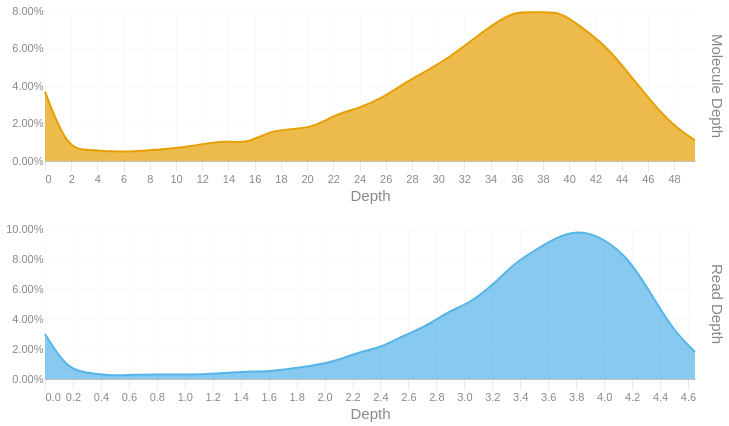

Notebook code for this chart:
### Code cell
readdep = depth_hist(tb['Read Depth'], q99, 3)
readdep = readdep.with_columns(pl.lit('Read Depth').alias('Metric'))
if not SKIPLR:
    moldep = depth_hist(tb['Molecule Depth'], mol_q99, 1)
    moldep = moldep.with_columns(pl.lit('Molecule Depth').alias('Metric'))
    _hist = pl.concat([readdep, moldep])
    _hist = _hist.filter(pl.col('Proportion') != 0)
    with SafeRender(_hist):
        (
            alt.Chart(_hist)        
            .mark_area(interpolate = "basis")
            .encode(
                x=alt.X('Bin:Q').scale(domainMin=0).axis(alt.Axis(title='Depth')),
                y = alt.Y('Proportion:Q', title = None).axis(format = '.2%'),
                color = alt.Color('Metric:N').legend(None),
                row = alt.Row("Metric:N").header(title = None, labelOrient = 'right'),
                tooltip = [
                    alt.Tooltip("Metric:N", title = "Metric"),
                    alt.Tooltip('Interval:N', title = "Depth Interval"),
                    alt.Tooltip('Proportion:Q', title = "% Alignments").format('.2%')
                ]
            )
            .resolve_scale(x='independent', y='independent')
            .properties(
                height = 150, width = 650,
                usermeta={'embedOptions': {'downloadFileName': f'{samplename}.depth.hist'}}
            )
        ).display()
else:
    readdep = readdep.filter(pl.col('Proportion') != 0)
    with SafeRender(readdep):
        (
            alt.Chart(readdep)        
            .mark_area(interpolate = "basis")
            .encode(
                x=alt.X('Bin:Q').scale(domainMin=0).axis(alt.Axis(title='Depth')),
                y = alt.Y('Proportion:Q', title = None).axis(format = '.2%'),
                tooltip = [
                    alt.Tooltip('Interval:N', title = "Depth Interval"),
                    alt.Tooltip('Proportion:Q', title = "% Alignments").format('.2%')
                ]
            )
            .properties(
                usermeta={'embedOptions': {'downloadFileName': f'{samplename}.depth.hist'}}
            )
        ).display()

### Figure 1 — Vega-Lite specification as saved in the notebook (floating-point values rounded to 4 significant figures)
{"width": 650, "height": 150, "config": {"title": {"anchor": "start", "dy": -15, "fontSize": 18, "color": "#888888", "subtitleColor": "#888888", "subtitleFontSize": 14}, "arc": {"fill": "#0072B2"}, "axis": {"domainColor": "#888888", "domainWidth": 0.5, "gridWidth": 0.2, "grid": false, "titleFontWeight": 400, "titleFontSize": 15, "labelFontSize": 11, "labelColor": "#888888", "tickColor": "#888888", "tickWidth": 0.2, "titleColor": "#888888"}, "axisBand": {"grid": false}, "axisX": {"grid": true, "tickSize": 10, "domainCap": "round"}, "axisY": {"domain": false, "grid": true, "tickSize": 0, "domainCap": "round"}, "background": "transparent", "header": {"labelFontSize": 15, "labelColor": "#888888", "titleFontSize": 15, "titleFontWeight": 600, "titleColor": "#888888"}, "legend": {"labelFont": "sans-serif", "labelFontSize": 12, "labelColor": "#888888", "symbolSize": 100, "symbolType": "circle", "titleFontSize": 12, "titlePadding": 10, "titleColor": "#888888", "title": null}, "range": {"category": ["#E69F00", "#56B4E9", "#009E73", "#F0E442", "#0072B2", "#D55E00", "#CC79A7", "#000000"], "diverging": ["#cfe8f3", "#a2d4ec", "#73bfe2", "#46abdb", "#1696d2", "#12719e"]}, "area": {"fill": "#0072B2", "fillOpacity": 0.7, "line": true, "strokeOpacity": 0.7}, "line": {"color": "#0072B2", "stroke": "#0072B2", "strokeWidth": 2}, "trail": {"color": "#0072B2", "stroke": "#0072B2", "strokeWidth": 0, "size": 1}, "point": {"filled": true, "fillOpacity": 1.0, "size": 95}, "text": {"color": "#888888", "fontSize": 11, "align": "right", "fontWeight": 400, "size": 11}, "bar": {"fill": "#0072B2", "stroke": null}, "view": {"stroke": null, "continuousWidth": 660, "continuousHeight": 400}}, "data": {"name": "data-0f54352094998946755df0a106045abb"}, "mark": {"type": "area", "interpolate": "basis"}, "encoding": {"color": {"field": "Metric", "legend": null, "type": "nominal"}, "row": {"field": "Metric", "header": {"title": null, "labelOrient": "right"}, "type": "nominal"}, "tooltip": [{"field": "Metric", "title": "Metric", "type": "nominal"}, {"field": "Interval", "title": "Depth Interval", "type": "nominal"}, {"field": "Proportion", "format": ".2%", "title": "% Alignments", "type": "quantitative"}], "x": {"axis": {"title": "Depth"}, "field": "Bin", "scale": {"domainMin": 0}, "type": "quantitative"}, "y": {"axis": {"format": ".2%"}, "field": "Proportion", "title": null, "type": "quantitative"}}, "resolve": {"scale": {"x": "independent", "y": "independent"}}, "usermeta": {"embedOptions": {"downloadFileName": "S6_Musquodoboit_1541.depth.hist"}}, "$schema": "https://vega.github.io/schema/vega-lite/v6.1.0.json", "datasets": {"data-0f54352094998946755df0a106045abb": [{"Bin": 0.0, "Interval": "0.0-0.16", "Proportion": 0.03, "Metric": "Read Depth"}, {"Bin": 0.16, "Interval": "0.16-0.321", "Proportion": 0.006, "Metric": "Read Depth"}, {"Bin": 0.321, "Interval": "0.321-0.481", "Proportion": 0.004, "Metric": "Read Depth"}, {"Bin": 0.481, "Interval": "0.481-0.641", "Proportion": 0.002, "Metric": "Read Depth"}, {"Bin": 0.641, "Interval": "0.641-0.802", "Proportion": 0.003, "Metric": "Read Depth"}, {"Bin": 0.802, "Interval": "0.802-0.962", "Proportion": 0.003, "Metric": "Read Depth"}, {"Bin": 0.962, "Interval": "0.962-1.122", "Proportion": 0.003, "Metric": "Read Depth"}, {"Bin": 1.122, "Interval": "1.122-1.283", "Proportion": 0.003, "Metric": "Read Depth"}, {"Bin": 1.283, "Interval": "1.283-1.443", "Proportion": 0.004, "Metric": "Read Depth"}, {"Bin": 1.443, "Interval": "1.443-1.603", "Proportion": 0.005, "Metric": "Read Depth"}, {"Bin": 1.603, "Interval": "1.603-1.764", "Proportion": 0.005, "Metric": "Read Depth"}, {"Bin": 1.764, "Interval": "1.764-1.924", "Proportion": 0.007, "Metric": "Read Depth"}, {"Bin": 1.924, "Interval": "1.924-2.084", "Proportion": 0.009, "Metric": "Read Depth"}, {"Bin": 2.084, "Interval": "2.084-2.245", "Proportion": 0.012, "Metric": "Read Depth"}, {"Bin": 2.245, "Interval": "2.245-2.405", "Proportion": 0.018, "Metric": "Read Depth"}, {"Bin": 2.405, "Interval": "2.405-2.565", "Proportion": 0.021, "Metric": "Read Depth"}, {"Bin": 2.565, "Interval": "2.565-2.726", "Proportion": 0.029, "Metric": "Read Depth"}, {"Bin": 2.726, "Interval": "2.726-2.886", "Proportion": 0.035, "Metric": "Read Depth"}, {"Bin": 2.886, "Interval": "2.886-3.046", "Proportion": 0.045, "Metric": "Read Depth"}, {"Bin": 3.046, "Interval": "3.046-3.207", "Proportion": 0.051, "Metric": "Read Depth"}, {"Bin": 3.207, "Interval": "3.207-3.367", "Proportion": 0.063, "Metric": "Read Depth"}, {"Bin": 3.367, "Interval": "3.367-3.527", "Proportion": 0.078, "Metric": "Read Depth"}, {"Bin": 3.527, "Interval": "3.527-3.688", "Proportion": 0.087, "Metric": "Read Depth"}, {"Bin": 3.688, "Interval": "3.688-3.848", "Proportion": 0.096, "Metric": "Read Depth"}, {"Bin": 3.848, "Interval": "3.848-4.008", "Proportion": 0.099, "Metric": "Read Depth"}, {"Bin": 4.008, "Interval": "4.008-4.169", "Proportion": 0.093, "Metric": "Read Depth"}, {"Bin": 4.169, "Interval": "4.169-4.329", "Proportion": 0.081, "Metric": "Read Depth"}, {"Bin": 4.329, "Interval": "4.329-4.489", "Proportion": 0.058, "Metric": "Read Depth"}, {"Bin": 4.489, "Interval": "4.489-4.65", "Proportion": 0.033, "Metric": "Read Depth"}, {"Bin": 4.65, "Interval": "4.65-4.81", "Proportion": 0.018, "Metric": "Read Depth"}, {"Bin": 0.0, "Interval": "0.0-1.7", "Proportion": 0.037, "Metric": "Molecule Depth"}, {"Bin": 1.7, "Interval": "1.7-3.4", "Proportion": 0.006, "Metric": "Molecule Depth"}, {"Bin": 3.4, "Interval": "3.4-5.1", "Proportion": 0.006, "Metric": "Molecule Depth"}, {"Bin": 5.1, "Interval": "5.1-6.8", "Proportion": 0.005, "Metric": "Molecule Depth"}, {"Bin": 6.8, "Interval": "6.8-8.5", "Proportion": 0.005, "Metric": "Molecule Depth"}, {"Bin": 8.5, "Interval": "8.5-10.3", "Proportion": 0.006, "Metric": "Molecule Depth"}, {"Bin": 10.3, "Interval": "10.3-12.0", "Proportion": 0.007, "Metric": "Molecule Depth"}, {"Bin": 12.0, "Interval": "12.0-13.7", "Proportion": 0.009, "Metric": "Molecule Depth"}, {"Bin": 13.7, "Interval": "13.7-15.4", "Proportion": 0.011, "Metric": "Molecule Depth"}, {"Bin": 15.4, "Interval": "15.4-17.1", "Proportion": 0.009, "Metric": "Molecule Depth"}, {"Bin": 17.1, "Interval": "17.1-18.8", "Proportion": 0.016, "Metric": "Molecule Depth"}, {"Bin": 18.8, "Interval": "18.8-20.5", "Proportion": 0.017, "Metric": "Molecule Depth"}, {"Bin": 20.5, "Interval": "20.5-22.2", "Proportion": 0.018, "Metric": "Molecule Depth"}, {"Bin": 22.2, "Interval": "22.2-23.9", "Proportion": 0.025, "Metric": "Molecule Depth"}, {"Bin": 23.9, "Interval": "23.9-25.6", "Proportion": 0.028, "Metric": "Molecule Depth"}, {"Bin": 25.6, "Interval": "25.6-27.3", "Proportion": 0.033, "Metric": "Molecule Depth"}, {"Bin": 27.3, "Interval": "27.3-29.1", "Proportion": 0.041, "Metric": "Molecule Depth"}, {"Bin": 29.1, "Interval": "29.1-30.8", "Proportion": 0.048, "Metric": "Molecule Depth"}, {"Bin": 30.8, "Interval": "30.8-32.5", "Proportion": 0.055, "Metric": "Molecule Depth"}, {"Bin": 32.5, "Interval": "32.5-34.2", "Proportion": 0.064, "Metric": "Molecule Depth"}, {"Bin": 34.2, "Interval": "34.2-35.9", "Proportion": 0.073, "Metric": "Molecule Depth"}, {"Bin": 35.9, "Interval": "35.9-37.6", "Proportion": 0.08, "Metric": "Molecule Depth"}, {"Bin": 37.6, "Interval": "37.6-39.3", "Proportion": 0.079, "Metric": "Molecule Depth"}, {"Bin": 39.3, "Interval": "39.3-41.0", "Proportion": 0.08, "Metric": "Molecule Depth"}, {"Bin": 41.0, "Interval": "41.0-42.7", "Proportion": 0.071, "Metric": "Molecule Depth"}, {"Bin": 42.7, "Interval": "42.7-44.4", "Proportion": 0.062, "Metric": "Molecule Depth"}, {"Bin": 44.4, "Interval": "44.4-46.1", "Proportion": 0.048, "Metric": "Molecule Depth"}, {"Bin": 46.1, "Interval": "46.1-47.9", "Proportion": 0.033, "Metric": "Molecule Depth"}, {"Bin": 47.9, "Interval": "47.9-49.6", "Proportion": 0.019, "Metric": "Molecule Depth"}, {"Bin": 49.6, "Interval": "49.6-51.27", "Proportion": 0.011, "Metric": "Molecule Depth"}]}}
